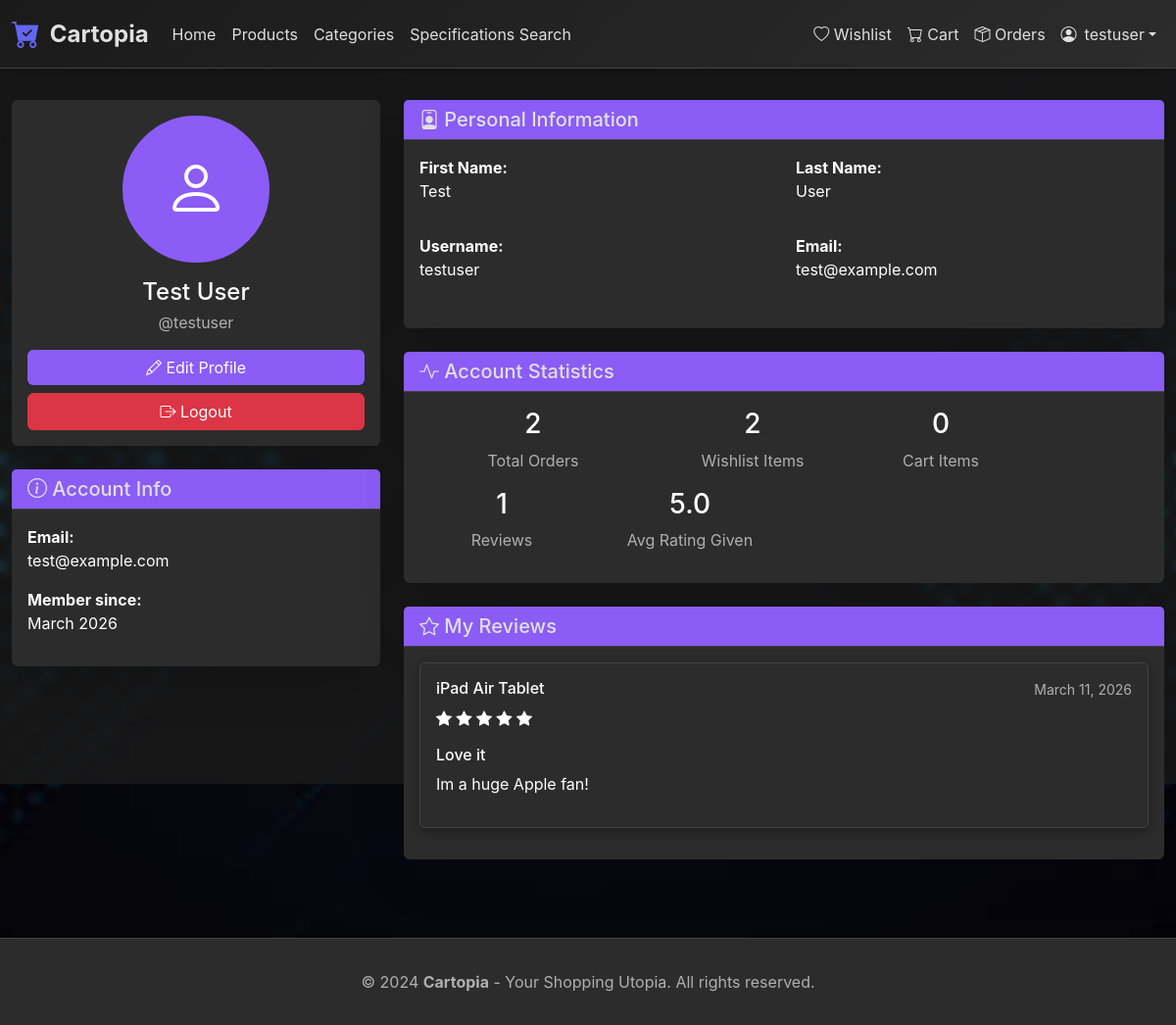
Screenshot of /profile/ (signed in) with the database file from the repository.
### shop/models.py (models this page shows, shortened)
class Review(models.Model):
    RATING_CHOICES = [
        (1, '1 Star'),
        (2, '2 Stars'),
        (3, '3 Stars'),
        (4, '4 Stars'),
        (5, '5 Stars'),
    ]
    product = models.ForeignKey(Product, on_delete=models.CASCADE, related_name='reviews', verbose_name="Product")
    user = models.ForeignKey(User, on_delete=models.CASCADE, related_name='reviews', verbose_name="User")
    rating = models.IntegerField(choices=RATING_CHOICES, validators=[MinValueValidator(1), MaxValueValidator(5)], verbose_name="Rating")
    title = models.CharField(max_length=200, verbose_name="Review Title")
    comment = models.TextField(verbose_name="Comment")
    created_at = models.DateTimeField(auto_now_add=True, verbose_name="Created At")
    updated_at = models.DateTimeField(auto_now=True, verbose_name="Updated At")
    is_approved = models.BooleanField(default=True, verbose_name="Approved")
    class Meta:
        verbose_name = "Review"
        verbose_name_plural = "Reviews"
        ordering = ['-created_at']
        unique_together = ['user', 'product']

class Product(models.Model):
    name = models.CharField(max_length=200, verbose_name="Name")
    slug = models.SlugField(unique=True, verbose_name="Slug")
    description = models.TextField(verbose_name="Description")
    specifications = models.TextField(verbose_name="Specifications", help_text="Detailed technical specifications")
    price = models.DecimalField(max_digits=10, decimal_places=2, validators=[MinValueValidator(Decimal('0.01'))], verbose_name="Price")
    stock = models.PositiveIntegerField(default=0, verbose_name="Stock")
    category = models.ForeignKey(Category, on_delete=models.CASCADE, related_name='products', verbose_name="Category")
    supplier = models.ForeignKey(Supplier, on_delete=models.SET_NULL, null=True, blank=True, related_name='products', verbose_name="Supplier")
    delivery_method = models.ForeignKey(DeliveryMethod, on_delete=models.SET_NULL, null=True, blank=True, verbose_name="Delivery Method")
    image = models.ImageField(upload_to='products/', blank=True, null=True, verbose_name="Main Image")
    descriptive_pdf = models.FileField(
        upload_to='products/pdfs/',
        blank=True,
        null=True,
        verbose_name="Descriptive document (PDF)",
        help_text="PDF document with product details and specifications",
    )
    created_at = models.DateTimeField(auto_now_add=True, verbose_name="Created At")
    updated_at = models.DateTimeField(auto_now=True, verbose_name="Updated At")
    is_active = models.BooleanField(default=True, verbose_name="Active")
    class Meta:
        verbose_name = "Product"
        verbose_name_plural = "Products"
        ordering = ['-created_at']

### shop/views.py (the view)
# urls.py: path('profile/', views.profile, name='profile'),
@login_required
def profile(request):
    from .models import UserProfile
    profile_obj, created = UserProfile.objects.get_or_create(user=request.user)
    user_reviews = Review.objects.filter(user=request.user).order_by('-created_at')
    avg_rating_given = user_reviews.aggregate(Avg('rating'))['rating__avg'] or 0
    return render(request, 'shop/profile.html', {
        'profile': profile_obj,
        'user_reviews': user_reviews,
        'avg_rating_given': avg_rating_given,
    })

### shop/context_processors.py (called while the page is built)
def cart_context(request):
    if request.user.is_authenticated:
        cart_items = Cart.objects.filter(user=request.user)
        cart_count = sum(item.quantity for item in cart_items)
        cart_total = sum(item.get_total_price() for item in cart_items)
    else:
        cart_count = 0
        cart_total = 0
    return {
        'cart_count': cart_count,
        'cart_total': cart_total,
    }

### templates/shop/profile.html (shortened to what this page needs)
{% extends 'base.html' %}
{% block content %}
<div class="row">
    <div class="col-md-4">
        <div class="card shadow-lg border-0">
            <div class="card-body text-center">
                {% if profile.profile_picture %}
                    <img src="{{ profile.profile_picture.url }}" class="rounded-circle mb-3" style="width: 150px; height: 150px; object-fit: cover; border: 4px solid #6366f1;" alt="Profile Picture">
                {% else %}
                    <div class="rounded-circle mx-auto mb-3 d-flex align-items-center justify-content-center" style="width: 150px; height: 150px; background: #8b5cf6; border: 4px solid #8b5cf6;">
                        <i class="bi bi-person text-white" style="font-size: 4rem;"></i>
                    </div>
                {% endif %}
                <h4 class="mb-1">{{ user.get_full_name|default:user.username }}</h4>
                <p class="text-muted mb-3">@{{ user.username }}</p>
                <a href="{% url 'profile_edit' %}" class="btn btn-primary w-100 mb-2">
                    <i class="bi bi-pencil"></i> Edit Profile
                </a>
                <a href="{% url 'logout' %}" class="btn btn-danger w-100">
                    <i class="bi bi-box-arrow-right"></i> Logout
                </a>
            </div>
        </div>
        <div class="card shadow-lg border-0 mt-4">
            <div class="card-header bg-gradient-primary text-white">
                <h5 class="mb-0"><i class="bi bi-info-circle"></i> Account Info</h5>
            </div>
            <div class="card-body">
                <p><strong>Email:</strong><br>{{ user.email }}</p>
                <p><strong>Member since:</strong><br>{{ user.date_joined|date:"F Y" }}</p>
            </div>
        </div>
    </div>
    <div class="col-md-8">
        <div class="card shadow-lg border-0">
            <div class="card-header bg-gradient-primary text-white">
                <h5 class="mb-0"><i class="bi bi-person-badge"></i> Personal Information</h5>
            </div>
            <div class="card-body">
                <div class="row mb-3">
                    <div class="col-md-6">
                        <strong>First Name:</strong>
                        <p>{{ user.first_name|default:"Not set" }}</p>
                    </div>
                    <div class="col-md-6">
                        <strong>Last Name:</strong>
                        <p>{{ user.last_name|default:"Not set" }}</p>
                    </div>
                </div>
                <div class="row mb-3">
                    <div class="col-md-6">
                        <strong>Username:</strong>
                        <p>{{ user.username }}</p>
                    </div>
                    <div class="col-md-6">
                        <strong>Email:</strong>
                        <p>{{ user.email }}</p>
                    </div>
                </div>
            </div>
        </div>
        <div class="card shadow-lg border-0 mt-4">
            <div class="card-header bg-gradient-primary text-white">
                <h5 class="mb-0"><i class="bi bi-activity"></i> Account Statistics</h5>
            </div>
            <div class="card-body">
                <div class="row text-center">
                    <div class="col-md-4">
                        <h3 class="text-primary">{{ user.orders.count }}</h3>
                        <p class="text-muted">Total Orders</p>
                    </div>
                    <div class="col-md-3">
                        <h3 class="text-primary">{{ user.wishlist.count }}</h3>
                        <p class="text-muted">Wishlist Items</p>
                    </div>
                    <div class="col-md-3">
                        <h3 class="text-primary">{{ user.cart.count }}</h3>
                        <p class="text-muted">Cart Items</p>
                    </div>
                    <div class="col-md-3">
                        <h3 class="text-primary">{{ user_reviews.count }}</h3>
                        <p class="text-muted">Reviews</p>
                    </div>
                    <div class="col-md-3">
                        <h3 class="text-primary">{{ avg_rating_given|floatformat:1 }}</h3>
                        <p class="text-muted">Avg Rating Given</p>
                    </div>
                </div>
            </div>
        </div>
        <div class="card shadow-lg border-0 mt-4">
            <div class="card-header bg-gradient-primary text-white">
                <h5 class="mb-0"><i class="bi bi-star"></i> My Reviews</h5>
            </div>
            <div class="card-body">
                {% if user_reviews %}
                    <div class="reviews-list">
                        {% for review in user_reviews %}
                            <a href="{% url 'product_detail' review.product.slug %}" class="text-decoration-none d-block mb-3" style="color: inherit;">
                                <div class="card mb-0" style="background-color: #2c2c2c; border: 1px solid #444; transition: opacity 0.2s;">
                                    <div class="card-body">
                                        <div class="d-flex justify-content-between align-items-start mb-2">
                                            <div class="flex-grow-1">
                                                <h6 class="text-white mb-2">{{ review.product.name }}</h6>
                                                <div class="text-warning mb-2">
                                                {% for i in "12345" %}
                                                    {% if forloop.counter <= review.rating %}
                                                        <i class="bi bi-star-fill"></i>
                                                    {% else %}
                                                        <i class="bi bi-star"></i>
                                                    {% endif %}
                                                {% endfor %}
                                            </div>
                                            </div>
                                        <small class="text-muted">{{ review.created_at|date:"F d, Y" }}</small>
                                    </div>
                                    <h6 class="text-white mb-2">{{ review.title }}</h6>
                                    <p class="text-white mb-0">{{ review.comment|linebreaks }}</p>
                                </div>
                            </div>
                            </a>
                        {% endfor %}
                    </div>
                {% endif %}
            </div>
        </div>
    </div>
</div>
{% endblock %}

### templates/base.html (shortened to what this page needs)
<!DOCTYPE html>
<html lang="en">
<head>
    <link href="https://cdn.jsdelivr.net/npm/bootstrap@5.3.0/dist/css/bootstrap.min.css" rel="stylesheet">
    <link href="https://cdn.jsdelivr.net/npm/bootstrap-icons@1.11.0/font/bootstrap-icons.css" rel="stylesheet">
            background-image: url('{% load static %}{% static "background.jpg" %}');
</head>
<body>
    <nav class="navbar navbar-expand-lg navbar-dark">
        <div class="container">
            <a class="navbar-brand" href="{% url 'home' %}">
                <i class="bi bi-cart-check-fill logo-icon"></i>
                <span>Cartopia</span>
            </a>
            <div class="collapse navbar-collapse" id="navbarNav">
                <ul class="navbar-nav me-auto">
                    <li class="nav-item">
                        <a class="nav-link" href="{% url 'home' %}">Home</a>
                    </li>
                    <li class="nav-item">
                        <a class="nav-link" href="{% url 'product_list' %}">Products</a>
                    </li>
                    <li class="nav-item">
                        <a class="nav-link" href="{% url 'category_list' %}">Categories</a>
                    </li>
                    <li class="nav-item">
                        <a class="nav-link" href="{% url 'specification_search' %}">Specifications Search</a>
                    </li>
                </ul>
                <ul class="navbar-nav">
                    {% if user.is_authenticated %}
                        {% if user.is_staff %}
                            <li class="nav-item">
                                <a class="nav-link" href="{% url 'admin_dashboard' %}">
                                    <i class="bi bi-speedometer2"></i> Dashboard
                                </a>
                            </li>
                        {% else %}
                            <li class="nav-item">
                                <a class="nav-link" href="{% url 'wishlist' %}">
                                    <i class="bi bi-heart"></i> Wishlist
                                </a>
                            </li>
                            <li class="nav-item">
                                <a class="nav-link" href="{% url 'cart' %}">
                                    <i class="bi bi-cart"></i> Cart
                                </a>
                            </li>
                            <li class="nav-item">
                                <a class="nav-link" href="{% url 'order_list' %}">
                                    <i class="bi bi-box-seam"></i> Orders
                                </a>
                            </li>
                        {% endif %}
                        <li class="nav-item dropdown">
                            <a class="nav-link dropdown-toggle d-flex align-items-center" href="#" role="button" data-bs-toggle="dropdown" aria-expanded="false">
                                {% if user.profile.profile_picture %}
                                    <img src="{{ user.profile.profile_picture.url }}" class="profile-picture me-2" alt="{{ user.username }}">
                                {% else %}
                                    <i class="bi bi-person-circle me-2"></i>
                                {% endif %}
                                {{ user.username }}
                            </a>
                        </li>
                    {% endif %}
                </ul>
            </div>
        </div>
    </nav>
    <main class="container">
        {% block content %}{% endblock %}
    </main>
    <footer class="mt-5">
        <div class="container text-center">
            <p class="mb-0">&copy; 2024 <strong>Cartopia</strong> - Your Shopping Utopia. All rights reserved.</p>
        </div>
    </footer>
</body>
</html>

### rows the page displays
Review: product.name "iPad Air Tablet", rating 5 (drawn), created_at "March 11, 2026", title "Love it", comment "Im a huge Apple fan!"

### other values shown
{{ user.username }} "testuser"
{{ user.get_full_name|default:user.username }} "Test User"
{{ user.email }} "test@example.com"
{{ user.date_joined|date:"F Y" }} "March 2026"
{{ user.first_name|default:"Not set" }} "Test"
{{ user.last_name|default:"Not set" }} "User"
{{ user.orders.count }} "2"
{{ user.wishlist.count }} "2"
{{ user.cart.count }} "0"
{{ user_reviews.count }} "1"
{{ avg_rating_given|floatformat:1 }} "5.0"
